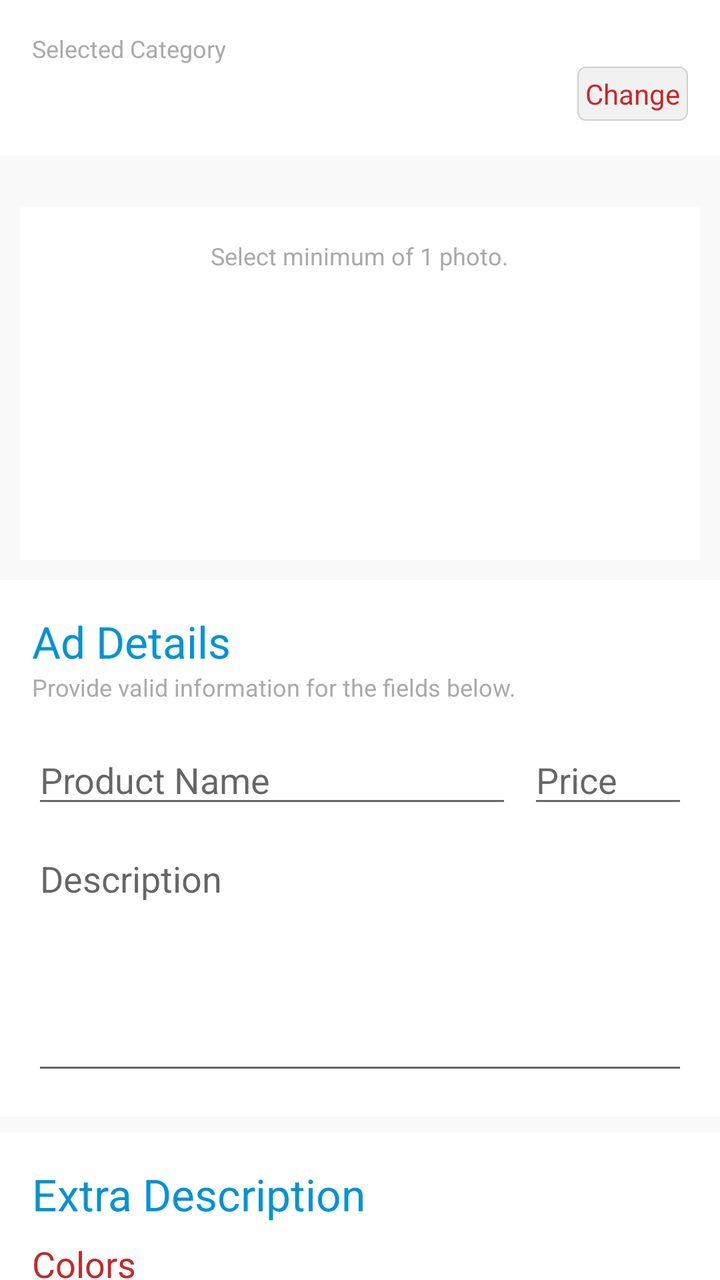
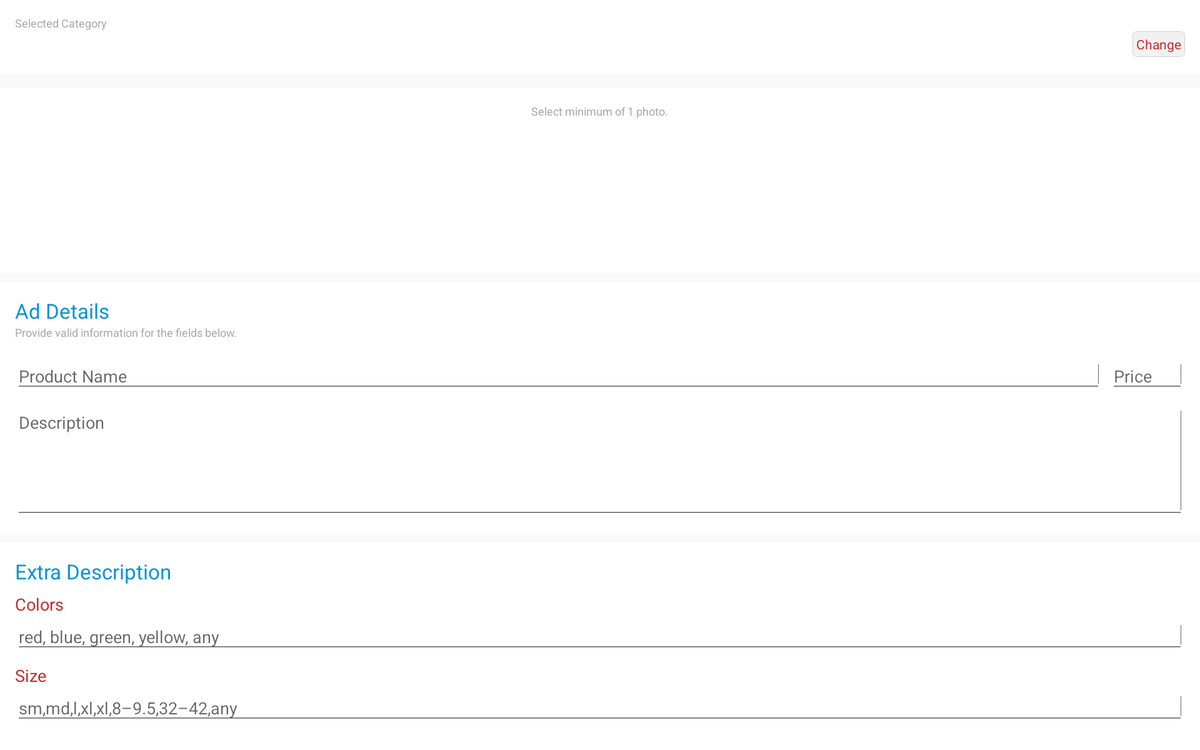

Compare how this app lays out the same screen by default and in its alternative resource folder. The renders come first, then the two layout files and the values they reference.
<!-- AndroidManifest.xml: application theme ZeniAfrik.NoActionBar -->
<!-- res/layout/post_product_x2_component.xml -->
<?xml version="1.0" encoding="utf-8"?>

<android.support.v4.widget.NestedScrollView xmlns:android="http://schemas.android.com/apk/res/android"
    android:layout_width="match_parent"
    android:layout_height="match_parent"
    android:scrollbars="none">

    <LinearLayout
        android:layout_width="match_parent"
        android:layout_height="wrap_content"
        android:background="#f9f9f9"
        android:orientation="vertical">

        <include layout="@layout/post_product_header" />

        <LinearLayout
            android:layout_width="match_parent"
            android:layout_height="wrap_content"
            android:layout_margin="10dp"
            android:background="@android:color/white"
            android:gravity="center"
            android:orientation="vertical"
            android:padding="16dp">

            <TextView
                style="@style/ZeniAfrik.TextView"
                android:layout_width="wrap_content"
                android:layout_height="wrap_content"
                android:drawableTop="@drawable/ic_camera"
                android:text="@string/upload_maximum_of_3_photos"
                android:textColor="@android:color/darker_gray"
                android:textSize="12sp" />

                <android.support.v7.widget.RecyclerView
                    android:layout_marginTop="8dp"
                    android:id="@+id/image_list"
                    android:scrollbars="none"
                    android:layout_width="match_parent"
                    android:layout_height="120dp"/>
        </LinearLayout>

        <include layout="@layout/post_product_x2_form" />

        <include layout="@layout/post_product_extra_form" />
        <TextView
            android:id="@+id/tns"
            style="@style/ZeniAfrik.TextView"
            android:layout_width="wrap_content"
            android:layout_height="wrap_content"
            android:gravity="center"
            android:layout_gravity="center"
            android:drawableLeft="@drawable/ic_warn"
            android:drawableStart="@drawable/ic_warn"
            android:text="@string/by_clicking_post_ad_you_accept_our_terms_of_use"
            android:textColor="@android:color/darker_gray"
            android:textSize="12sp" />
    </LinearLayout>
</android.support.v4.widget.NestedScrollView>
<!-- res/layout/post_product_header.xml (included above) -->
<?xml version="1.0" encoding="utf-8"?>

<LinearLayout xmlns:android="http://schemas.android.com/apk/res/android"
    android:layout_width="match_parent"
    android:layout_height="wrap_content"
    android:layout_marginBottom="16dp"
    android:background="@android:color/white"
    android:orientation="vertical"
    android:padding="16dp">

    <TextView
        style="@style/ZeniAfrik.TextView"
        android:layout_width="wrap_content"
        android:layout_height="wrap_content"
        android:text="@string/selected_category"
        android:textColor="@android:color/darker_gray"
        android:textSize="12sp" />

    <LinearLayout
        android:layout_width="match_parent"
        android:layout_height="wrap_content"
        android:gravity="center_vertical">

        <TextView
            android:id="@+id/category_item_name"
            style="@style/ZeniAfrik.TextView.Large"
            android:layout_width="0dp"
            android:layout_height="wrap_content"
            android:layout_weight="1"
            android:textColor="@color/colorAccent"
            android:textStyle="bold" />

        <TextView
            android:id="@+id/change_btn"
            style="@style/ZeniAfrik.TextView"
            android:layout_width="wrap_content"
            android:layout_height="wrap_content"
            android:background="@drawable/input_focused"
            android:padding="4dp"
            android:text="@string/change"
            android:textColor="@color/colorAccent" />
    </LinearLayout>
</LinearLayout>
<!-- res/layout/post_product_x2_form.xml (included above) -->
<?xml version="1.0" encoding="utf-8"?>

<android.support.constraint.ConstraintLayout xmlns:android="http://schemas.android.com/apk/res/android"
    xmlns:app="http://schemas.android.com/apk/res-auto"
    android:layout_width="match_parent"
    android:layout_height="wrap_content"
    android:background="@android:color/white"
    android:orientation="vertical"
    android:padding="16dp">

    <TextView
        android:id="@+id/share_btn"
        style="@style/ZeniAfrik.TextView.Large"
        android:layout_width="wrap_content"
        android:layout_height="wrap_content"
        android:text="@string/ad_details"
        android:textColor="@color/colorPrimaryDark"
        app:layout_constraintStart_toStartOf="parent"
        app:layout_constraintTop_toTopOf="parent" />

    <TextView
        android:id="@+id/location"
        style="@style/ZeniAfrik.TextView"
        android:layout_width="wrap_content"
        android:layout_height="wrap_content"
        android:layout_marginBottom="24dp"
        android:text="@string/provide_valid_information_for_the_fields_below"
        android:textColor="@android:color/darker_gray"
        android:textSize="12sp"
        app:layout_constraintStart_toStartOf="@id/share_btn"
        app:layout_constraintTop_toBottomOf="@id/share_btn" />

    <EditText
        android:id="@+id/product_name"
        style="@style/ZeniAfrik.Input"
        android:layout_width="0dp"
        android:layout_marginTop="16dp"
        android:hint="@string/product_name"
        android:inputType="textCapWords"
        android:maxLength="60"
        android:maxLines="1"
        app:layout_constraintEnd_toStartOf="@id/product_price"
        app:layout_constraintStart_toStartOf="parent"
        app:layout_constraintTop_toBottomOf="@id/location" />

    <EditText
        android:id="@+id/product_price"
        style="@style/ZeniAfrik.Input"
        android:layout_width="80dp"
        android:layout_marginLeft="8dp"
        android:layout_marginStart="8dp"
        android:hint="@string/price"
        android:inputType="number"
        android:maxLength="5"
        app:layout_constraintEnd_toEndOf="parent"
        app:layout_constraintStart_toEndOf="@id/product_name"
        app:layout_constraintTop_toTopOf="@id/product_name" />


    <EditText
        android:id="@+id/product_abt"
        style="@style/ZeniAfrik.Input"
        android:layout_marginTop="8dp"
        android:gravity="top"
        android:hint="@string/description"
        android:inputType="textMultiLine"
        android:maxLength="5000"
        android:maxLines="30"
        android:minLines="5"
        app:layout_constraintTop_toBottomOf="@id/product_name" />
</android.support.constraint.ConstraintLayout>
<!-- res/layout/post_product_extra_form.xml (included above) -->
<?xml version="1.0" encoding="utf-8"?>

<LinearLayout xmlns:android="http://schemas.android.com/apk/res/android"
    android:layout_width="match_parent"
    android:layout_height="wrap_content"
    android:layout_marginTop="8dp"
    android:background="@android:color/white"
    android:orientation="vertical"
    android:padding="16dp">

    <TextView
        style="@style/ZeniAfrik.TextView.Large"
        android:layout_width="wrap_content"
        android:layout_height="wrap_content"
        android:layout_marginBottom="8dp"
        android:text="@string/extra_description"
        android:textColor="@color/colorPrimaryDark" />

    <TextView
        style="@style/ZeniAfrik.TextView"
        android:layout_width="wrap_content"
        android:layout_height="wrap_content"
        android:text="@string/colors"
        android:textColor="@color/colorAccent"
        android:textSize="18sp" />

    <EditText
        android:id="@+id/product_colors"
        style="@style/ZeniAfrik.Input"
        android:hint="@string/any_color"
        android:inputType="text"
        android:maxLines="1" />

    <TextView

        style="@style/ZeniAfrik.TextView"
        android:layout_width="wrap_content"
        android:layout_height="wrap_content"
        android:layout_marginTop="10dp"
        android:text="@string/size"
        android:textColor="@color/colorAccent"
        android:textSize="18sp" />

    <EditText
        android:id="@+id/product_sizes"
        style="@style/ZeniAfrik.Input"
        android:hint="@string/any_size"
        android:inputType="textMultiLine" />

    <TextView
        style="@style/ZeniAfrik.TextView"
        android:layout_width="wrap_content"
        android:layout_height="wrap_content"
        android:layout_marginTop="10dp"
        android:text="@string/ad_target_group"
        android:layout_marginBottom="4dp"
        android:textColor="@color/colorAccent"
        android:textSize="18sp" />

    <android.support.v7.widget.AppCompatSpinner
        android:id="@+id/product_gender_select"
        style="@style/ZeniAfrik.Spinner"
        android:layout_width="match_parent"
        android:layout_height="wrap_content"
        android:entries="@array/gender_select_array" />

    <Button
        android:id="@+id/next_btn"
        style="@style/ZeniAfrik.Button"
        android:layout_width="150dp"
        android:text="@string/post_ad"
        android:textStyle="bold"
        android:layout_marginTop="32dp" />
</LinearLayout>
<!-- resources referenced by this layout -->
<resources>
  <string-array name="gender_select_array">
          <item>Everyone</item>
          <item>Male</item>
          <item>Female</item>
          <item>Kids</item>
      </string-array>
  <color name="colorAccent">#c62828</color>
  <color name="colorPrimaryDark">#0293d6</color>
  <!-- drawable ic_warn: png bitmap (drawable-hdpi, 436 bytes) -->
  <!-- drawable input_focused (drawable) -->
  <?xml version="1.0" encoding="utf-8"?>
  
  <selector xmlns:android="http://schemas.android.com/apk/res/android">
  <item>
      <shape android:shape="rectangle" android:useLevel="false">
          <stroke android:width=".5dp" android:color="#cfcfcf" />
          <solid android:color="#f1f1f1"/>
          <corners android:radius="4dp" />
      </shape>
  </item>
  </selector>
  <string name="ad_details">Ad Details</string>
  <string name="ad_target_group">Ad Target Group</string>
  <string name="any_color">red, blue, green, yellow, any</string>
  <string name="any_size">sm,md,l,xl,xl,8–9.5,32–42,any</string>
  <string name="by_clicking_post_ad_you_accept_our_terms_of_use">By clicking post ad, you accept our terms of use.</string>
  <string name="change">Change</string>
  <string name="colors">Colors</string>
  <string name="description">Description</string>
  <string name="extra_description">Extra Description</string>
  <string name="post_ad">Post Ad</string>
  <string name="price">Price</string>
  <string name="product_name">Product Name</string>
  <string name="provide_valid_information_for_the_fields_below">Provide valid information for the fields below.</string>
  <string name="selected_category">Selected Category</string>
  <string name="size">Size</string>
  <string name="upload_maximum_of_3_photos">Select minimum of 1 photo.</string>
  <style name="ZeniAfrik.Button" parent="Widget.AppCompat.Button.Borderless">
          <item name="android:background">@color/buttonPrimary</item>
  
          <item name="android:textColor">#fff</item>
          <item name="android:clickable">true</item>
          <item name="android:textAllCaps">false</item>
          <item name="android:layout_width">match_parent</item>
          <item name="android:layout_marginRight">16dp</item>
          <item name="android:layout_marginLeft">16dp</item>
          <item name="android:layout_height">wrap_content</item>
      </style>
  <style name="ZeniAfrik.Input" parent="Widget.AppCompat.EditText">
  
          <item name="android:layout_width">match_parent</item>
          <item name="android:layout_height">wrap_content</item>
          <item name="android:maxLines">1</item>
      </style>
  <style name="ZeniAfrik.Spinner" parent="Base.Widget.AppCompat.Spinner.Underlined">
  
      </style>
  <style name="ZeniAfrik.TextView" parent="Base.TextAppearance.AppCompat">
  
      </style>
  <style name="ZeniAfrik.TextView.Large" parent="@style/Base.TextAppearance.AppCompat.Large">
  
      </style>
  <style name="ZeniAfrik.NoActionBar">
          <item name="windowActionBar">false</item>
          <item name="windowNoTitle">true</item>
      </style>
  <color name="buttonPrimary">#b71c1c</color>
</resources>
<!-- res/layout-sw720dp/post_product_x2_component.xml (the author's variant of the layout above) -->
<!-- drawn on a large tablet held sideways -->
<?xml version="1.0" encoding="utf-8"?>

<LinearLayout xmlns:android="http://schemas.android.com/apk/res/android"
    android:layout_width="600dp"
    android:layout_height="wrap_content"
    android:layout_gravity="center_horizontal"
    android:background="#f9f9f9"
    android:orientation="vertical">

    <include layout="@layout/post_product_header" />

    <LinearLayout
        android:layout_width="match_parent"
        android:layout_height="wrap_content"
        android:layout_marginBottom="10dp"
        android:background="@android:color/white"
        android:gravity="center"
        android:orientation="vertical"
        android:padding="16dp">

        <TextView
            style="@style/ZeniAfrik.TextView"
            android:layout_width="wrap_content"
            android:layout_height="wrap_content"
            android:drawableTop="@drawable/ic_camera"
            android:text="@string/upload_maximum_of_3_photos"
            android:textColor="@android:color/darker_gray"
            android:textSize="12sp" />


        <android.support.v7.widget.RecyclerView
            android:id="@+id/image_list"
            android:layout_width="match_parent"
            android:layout_height="140dp"
            android:layout_marginTop="8dp"
            android:scrollbars="none" />
    </LinearLayout>

    <include layout="@layout/post_product_x2_form" />

    <include layout="@layout/post_product_extra_form" />

    <TextView
        android:id="@+id/tns"
        style="@style/ZeniAfrik.TextView"
        android:layout_width="wrap_content"
        android:layout_height="wrap_content"
        android:layout_gravity="center"
        android:drawableLeft="@drawable/ic_warn"
        android:drawableStart="@drawable/ic_warn"
        android:gravity="center"
        android:text="@string/by_clicking_post_ad_you_accept_our_terms_of_use"
        android:textColor="@android:color/darker_gray"
        android:textSize="12sp" />
</LinearLayout>
